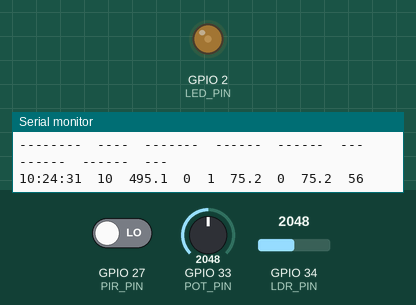
This sketch was run on a simulated ESP32. Shown: output pins drawn as LEDs (lit = HIGH), the last lines printed to the serial monitor. The test bench sets the inputs (shaded band); at power-on: GPIO 33 (POT_PIN) = 2048, GPIO 34 (LDR_PIN) = 2048, GPIO 27 (PIR_PIN) LOW. The local clock reads 2024-03-15 10:24:30 at power-on unless the sketch sets it.

Above: at 1.5 s.
1.6 s: GPIO 33 (POT_PIN) set to 2866
At 2.6 s:
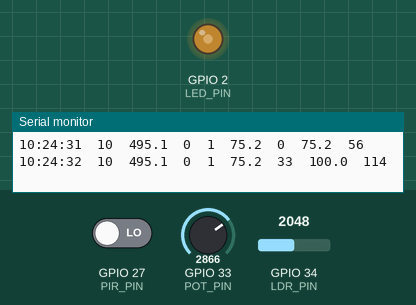
7.5 s: GPIO 34 (LDR_PIN) set to 3603
At 10.4 s:
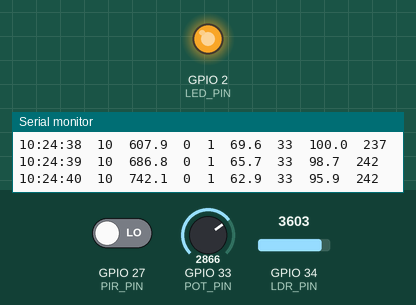
11.6 s: GPIO 27 (PIR_PIN) driven HIGH
Timing chart, 0 to 17.5 s (numbered marks = the images above; inputs shaded):
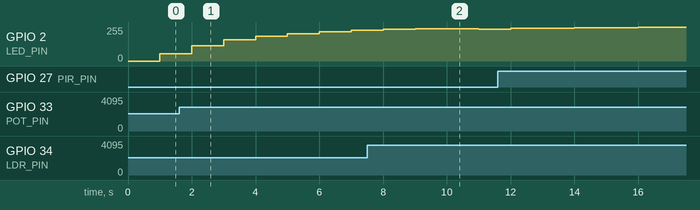

The sketch:

led_controller_no_validation.ino
```cpp
/*
 * LED Brightness Controller - VERSION WITHOUT VALIDATION
 * Use this until you generate tree_rules.h and test_cases.h from your trained model
 *
 * Hardware Required:
 *   - Arduino Uno/Mega or ESP32
 *   - DS3231 RTC Module
 *   - HC-SR501 PIR Motion Sensor
 *   - LDR (Light Dependent Resistor) with 10k resistor
 *   - 10k Potentiometer (for manual override)
 *   - LED strip or PWM LED
 *
 * Pin Configuration (ESP32):
 *   - RTC: SDA (GPIO21), SCL (GPIO22)
 *   - PIR: GPIO27
 *   - LDR: GPIO34 (ADC)
 *   - Potentiometer: GPIO33 (ADC)
 *   - LED: GPIO2 (PWM)
 */

#include <Wire.h>
#include <RTClib.h>
#include <math.h>

// COMMENT OUT these lines until you have the generated files:
// #include "tree_rules.h"      // Generated ML model
// #include "test_cases.h"      // Validation tests

// Pin definitions (ESP32)
#define PIR_PIN 27
#define LDR_PIN 34
#define POT_PIN 33
#define LED_PIN 2

// Configuration
#define UPDATE_INTERVAL 1000  // Update every 1 second (ms)
#define SMOOTHING_FACTOR 0.7  // For exponential moving average (0-1)
#define POT_DEADZONE 200      // Deadzone around center (2048 +/- 200) for ESP32

// RTC
RTC_DS3231 rtc;

// State variables
float smoothed_ldr = 0;
float smoothed_brightness = 0;
int manual_offset = 0;
unsigned long last_update = 0;

// Statistics
unsigned long prediction_count = 0;
float avg_brightness = 0;

// TEMPORARY: Simple placeholder prediction function
// Replace this when you have tree_rules.h
float predict_brightness(float ambient_light, int motion_detected, float sin_hour, float cos_hour, int time_period) {
  float brightness = 50.0f;

  // Inverse relationship with ambient light
  brightness += (1000.0f - ambient_light) / 20.0f;

  // Boost if motion detected
  if (motion_detected == 1) {
    brightness += 15.0f;
  }

  // Time period adjustments
  if (time_period == 4) {  // Night
    brightness += 10.0f;
    // Special: Night + High ambient = Lower brightness
    if (ambient_light > 500.0f) {
      brightness = 25.0f;
    }
  } else if (time_period == 2) {  // Afternoon
    brightness -= 15.0f;
  }

  // Clamp to valid range
  if (brightness < 0.0f) brightness = 0.0f;
  if (brightness > 100.0f) brightness = 100.0f;

  return brightness;
}

void setup() {
  Serial.begin(9600);
  while (!Serial) delay(10);

  Serial.println(F("\n==================================="));
  Serial.println(F("LED Brightness Controller"));
  Serial.println(F("TEMPORARY VERSION - No ML Model"));
  Serial.println(F("===================================\n"));

  // Initialize pins
  pinMode(PIR_PIN, INPUT);
  pinMode(LED_PIN, OUTPUT);

  // Initialize RTC
  Serial.print(F("Initializing RTC... "));
  if (!rtc.begin()) {
    Serial.println(F("FAILED!"));
    Serial.println(F("RTC not found. Check wiring!"));
    while (1) delay(1000);
  }
  Serial.println(F("OK"));

  // Check if RTC lost power
  if (rtc.lostPower()) {
    Serial.println(F("RTC lost power, setting time..."));
    rtc.adjust(DateTime(F(__DATE__), F(__TIME__)));
  }

  // Display current time
  DateTime now = rtc.now();
  Serial.print(F("Current time: "));
  printDateTime(now);
  Serial.println();

  Serial.println(F("\nUsing PLACEHOLDER prediction logic"));
  Serial.println(F("Train your model and generate tree_rules.h for real ML!"));

  // Initialize smoothed values
  smoothed_ldr = readLDR();

  Serial.println(F("\nStarting main loop...\n"));
  Serial.println(F("Time\t\tHour\tAmbient\tMotion\tPeriod\tML%\tOffset\tFinal%\tPWM"));
  Serial.println(F("--------\t----\t-------\t------\t------\t---\t------\t------\t---"));
}

void loop() {
  unsigned long current_time = millis();

  // Update at fixed interval
  if (current_time - last_update >= UPDATE_INTERVAL) {
    last_update = current_time;

    // Read sensors
    DateTime now = rtc.now();
    int hour = now.hour();
    int minute = now.minute();

    float ambient_light = readLDR();
    int motion_detected = digitalRead(PIR_PIN);

    // Smooth LDR reading
    smoothed_ldr = SMOOTHING_FACTOR * smoothed_ldr + (1 - SMOOTHING_FACTOR) * ambient_light;

    // Calculate time features
    float sin_hour = sin(2.0 * PI * hour / 24.0);
    float cos_hour = cos(2.0 * PI * hour / 24.0);
    int time_period = getTimePeriod(hour);

    // Get ML prediction (currently using placeholder)
    float ml_brightness = predict_brightness(
      smoothed_ldr,
      motion_detected,
      sin_hour,
      cos_hour,
      time_period
    );

    // Read manual override
    manual_offset = readManualOffset();

    // Apply manual override
    float final_brightness = ml_brightness + manual_offset;
    final_brightness = constrain(final_brightness, 0, 100);

    // Smooth brightness changes
    smoothed_brightness = SMOOTHING_FACTOR * smoothed_brightness +
                         (1 - SMOOTHING_FACTOR) * final_brightness;

    // Convert to PWM (0-255)
    int pwm_value = map(smoothed_brightness, 0, 100, 0, 255);
    analogWrite(LED_PIN, pwm_value);

    // Update statistics
    prediction_count++;
    avg_brightness = (avg_brightness * (prediction_count - 1) + final_brightness) / prediction_count;

    // Output to serial
    char time_str[9];
    sprintf(time_str, "%02d:%02d:%02d", hour, minute, now.second());

    Serial.print(time_str);
    Serial.print(F("\t"));
    Serial.print(hour);
    Serial.print(F("\t"));
    Serial.print(smoothed_ldr, 1);
    Serial.print(F("\t"));
    Serial.print(motion_detected);
    Serial.print(F("\t"));
    Serial.print(time_period);
    Serial.print(F("\t"));
    Serial.print(ml_brightness, 1);
    Serial.print(F("\t"));
    Serial.print(manual_offset);
    Serial.print(F("\t"));
    Serial.print(final_brightness, 1);
    Serial.print(F("\t"));
    Serial.println(pwm_value);
  }

  // Check for serial commands
  if (Serial.available()) {
    handleSerialCommand();
  }
}

float readLDR() {
  // ESP32: 12-bit ADC (0-4095), 3.3V reference
  int raw = analogRead(LDR_PIN);
  float voltage = raw * (3.3 / 4095.0);

  // Convert to approximate lux (calibrate for your LDR)
  float lux = voltage * 300.0;  // Adjust multiplier

  return lux;
}

int readManualOffset() {
  // ESP32: 12-bit ADC (0-4095)
  int pot_value = analogRead(POT_PIN);

  // Center position for 12-bit ADC
  int center = 2048;

  // Apply deadzone
  if (pot_value >= center - POT_DEADZONE && pot_value <= center + POT_DEADZONE) {
    return 0;
  }

  // Map to offset range (-100 to +100)
  int offset;
  if (pot_value < center - POT_DEADZONE) {
    offset = map(pot_value, 0, center - POT_DEADZONE, -100, 0);
  } else {
    offset = map(pot_value, center + POT_DEADZONE, 4095, 0, 100);
  }

  return offset;
}

int getTimePeriod(int hour) {
  // 0 = Early Morning (4-6)
  // 1 = Morning (6-12)
  // 2 = Afternoon (12-16)
  // 3 = Evening (16-20)
  // 4 = Night (20-4)

  if (hour >= 4 && hour <= 6) {
    return 0;
  } else if (hour > 6 && hour <= 12) {
    return 1;
  } else if (hour > 12 && hour <= 16) {
    return 2;
  } else if (hour > 16 && hour <= 20) {
    return 3;
  } else {
    return 4;
  }
}

void printDateTime(DateTime dt) {
  Serial.print(dt.year(), DEC);
  Serial.print('/');
  Serial.print(dt.month(), DEC);
  Serial.print('/');
  Serial.print(dt.day(), DEC);
  Serial.print(' ');
  Serial.print(dt.hour(), DEC);
  Serial.print(':');
  Serial.print(dt.minute(), DEC);
  Serial.print(':');
  Serial.print(dt.second(), DEC);
}

void handleSerialCommand() {
  String cmd = Serial.readStringUntil('\n');
  cmd.trim();

  if (cmd == "stats") {
    Serial.println(F("\n=== Statistics ==="));
    Serial.print(F("Predictions: "));
    Serial.println(prediction_count);
    Serial.print(F("Average Brightness: "));
    Serial.print(avg_brightness, 2);
    Serial.println(F("%"));
    Serial.print(F("Current Offset: "));
    Serial.print(manual_offset);
    Serial.println(F("%"));
    Serial.println();
  } else if (cmd == "time") {
    DateTime now = rtc.now();
    Serial.print(F("Current time: "));
    printDateTime(now);
    Serial.println();
  } else if (cmd.startsWith("settime ")) {
    String timeStr = cmd.substring(8);
    timeStr.trim();

    if (timeStr.length() == 8 && timeStr.charAt(2) == ':' && timeStr.charAt(5) == ':') {
      int hour = timeStr.substring(0, 2).toInt();
      int minute = timeStr.substring(3, 5).toInt();
      int second = timeStr.substring(6, 8).toInt();

      if (hour >= 0 && hour < 24 && minute >= 0 && minute < 60 && second >= 0 && second < 60) {
        DateTime now = rtc.now();
        rtc.adjust(DateTime(now.year(), now.month(), now.day(), hour, minute, second));
        Serial.print(F("Time set to: "));
        Serial.print(hour);
        Serial.print(F(":"));
        Serial.print(minute);
        Serial.print(F(":"));
        Serial.println(second);
      } else {
        Serial.println(F("Error: Invalid time values"));
      }
    } else {
      Serial.println(F("Error: Invalid format. Use: settime HH:MM:SS"));
    }
  } else if (cmd == "help") {
    Serial.println(F("\n=== Commands ==="));
    Serial.println(F("stats            - Show statistics"));
    Serial.println(F("time             - Show current time"));
    Serial.println(F("settime HH:MM:SS - Set time (24-hour)"));
    Serial.println(F("help             - Show this help"));
    Serial.println();
  } else if (cmd.length() > 0) {
    Serial.print(F("Unknown: "));
    Serial.println(cmd);
    Serial.println(F("Type 'help'"));
  }
}
```
